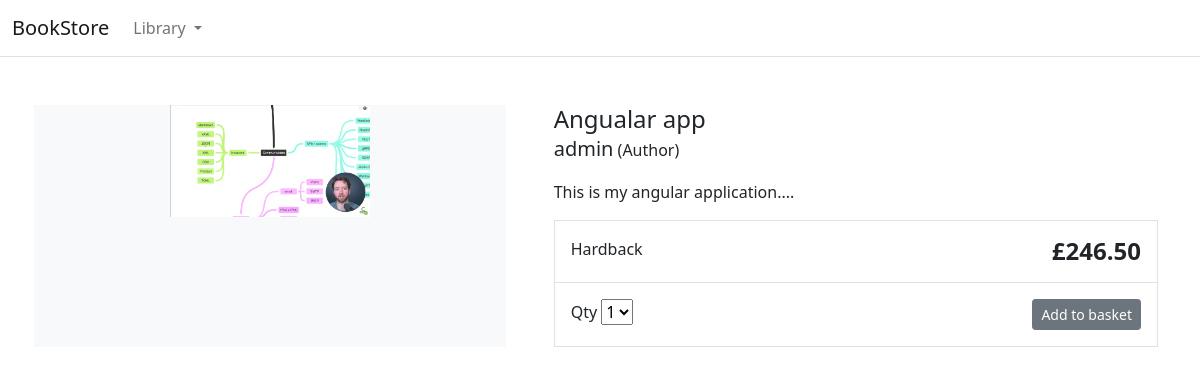
The page /item/angualar-app/ on the database its author committed.
### myapp/models.py (models this page shows, shortened)
class Product(models.Model):
    category = models.ForeignKey(Category, related_name='category', on_delete=models.CASCADE)
    created_by = models.ForeignKey(User, related_name='created_by', on_delete=models.CASCADE)
    title = models.CharField(max_length=255)
    author = models.CharField(max_length=255, default='admin')
    description = models.TextField(blank=True)
    image = models.ImageField(upload_to='images/')
    price = models.DecimalField(max_digits=8, decimal_places=2)
    slug = models.SlugField(max_length=255)
    in_stock = models.BooleanField(default=True)
    created = models.DateTimeField(auto_now_add=True)
    updated = models.DateTimeField(auto_now_add=True)
    is_active = models.BooleanField(default=True)
    objects = models.Manager()
    products = ProductManager()
    class Meta:
        verbose_name_plural = 'products'
        ordering = ('-created',)

### myapp/views.py (the view)
# urls.py: path('item/<slug:slug>/', views.product_detail, name='product_detail'),
def product_detail(request, slug):
    product = get_object_or_404(Product, slug=slug, in_stock=True)
    return render(request, 'products/detail.html', {'product':product})

### myapp/models.py (called while the page is built)
    def get_absolute_url(self):
        return reverse('myapp:category_list', args=[self.slug])

### myapp/views.py (called while the page is built)
def categories(request):
    return {
        'categories': Category.objects.all()
    }

### myapp/templates/products/detail.html (shortened to what this page needs)
{% extends "base.html" %}
{% load static %}
{% block content %}
<div class="container">
    <main class="pt-5">
        <div class="row g-3">
            <div class="col-md-5 col-lg-5 order-md-first bg-light">
                <img class="img-fluid mx-auto d-block" width="200px" alt="Responsive image" src="{{ product.image.url }}">
            </div>
            <div class="col-md-7 col-lg-7 ps-md-3 ps-lg-5">
                <h1 class="mb-0 h4">{{ product.title }}</h1>
                <p><span class="lead">{{ product.author }}</span> (Author)</p>
                <p>{{ product.description|slice:":355" }}...</p>
                <div class="border">
                    <div class="col border-bottom">
                        <div class="row p-3">
                            <div class="col-6">Hardback</div>
                            <div class="col-6 text-end"><span class="h4 fw-bold">£{{ product.price }}</span></div>
                        </div>
                    </div>
                    <div class="col">
                        <div class="row p-3">
                            <div class="col-6">
                                <label for="select">Qty</label>
                                <select id="select">
                                    <option value="">1</option>
                                </select>
                            </div>
                            <div class="col-6 text-end"><button type="button" class="btn btn-secondary btn-sm">Add to
                                    basket</button></div>
                        </div>
                    </div>
                </div>
            </div>
        </div>
    </main>
</div>
{% endblock %}

### rows shown on the page
Product: image (picture), title "Angualar app", author "admin", description "This is my angular application.", price "246.50"
